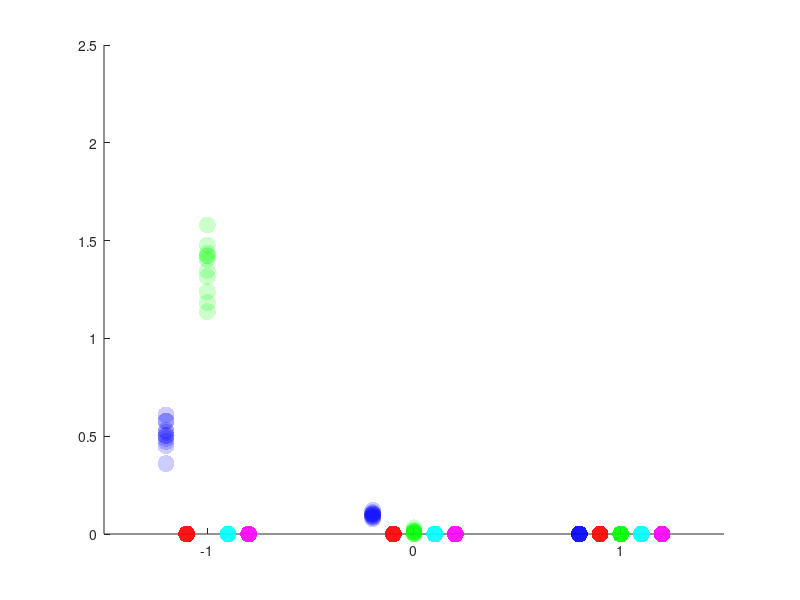

Source code (MATLAB): (Note: this script raises an error after producing the figure.)
close all
clear all
clc

p0 = [360, 0.1, 20, 0.9634, 67.8442];

load('PSOresults_01.mat')
paramfit(:,:,1) = gp_aggregator(1:11,:);
paramfit(:,:,1) = log10(paramfit(:,:,1)./p0);

load('PSOresults_1.mat')
paramfit(:,:,2) = gp_aggregator(1:11,:);
paramfit(:,:,2) = log10(paramfit(:,:,2)./p0);

load('PSOresults_5.mat')
paramfit(:,:,3) = gp_aggregator(1:11,:);
paramfit(:,:,3) = log10(paramfit(:,:,3)./p0);

load('PSOresults_10.mat')
paramfit(:,:,4) = gp_aggregator(1:11,:);
paramfit(:,:,4) = log10(paramfit(:,:,4)./p0);

param_names = ["Kcat_{LCKPU\_CD3z}", "CSK_{on}", "Kcat_{ZAP}", "Kcat_{CD45\_LCK505}", "Kcat_{CD45\_A1}"];
x = [-1, 0, 1];
color = ['b', 'r', 'g', 'c', 'm'];

for idx=1:5
    
    scatter( repmat(-1+(idx-3)/10,1,11), paramfit(:,idx,1), 150, 'MarkerFaceColor', color(idx), ...
                                         'MarkerFaceAlpha', .2, 'MarkerEdgeColor','none')
    hold on
    
end

for idx=1:5
    
    scatter( repmat(0+(idx-3)/10,1,11), paramfit(:,idx,2), 150, 'MarkerFaceColor', color(idx), ...
                                          'MarkerFaceAlpha', .2,'MarkerEdgeColor','none')
    hold on
    
end


for idx=1:5
    
    scatter( repmat(1+(idx-3)/10,1,11), paramfit(:,idx,4), 150, 'MarkerFaceColor', color(idx),  ...
                                           'MarkerFaceAlpha', .2,'MarkerEdgeColor','none')
    hold on
    
end

ylim([0 2.5])
xlim([-1.5 +1.5])
xticks([-1 0 +1])
xticklabels(["-1", "0", "+1"])
set(gca,'XTickLabel', get(gca,'XTickLabel'),'fontsize',48,'FontWeight','bold')
set(gca,'XTickLabel', get(gca,'XTickLabel'),'fontsize',48,'FontWeight','bold')
ylabel("LOG_{10}(fold change)", 'FontWeight', 'Bold', 'fontsize',52)
xlabel("LOG_{10}(\lambda)", 'FontWeight', 'Bold', 'fontsize',52)
legend(param_names)

